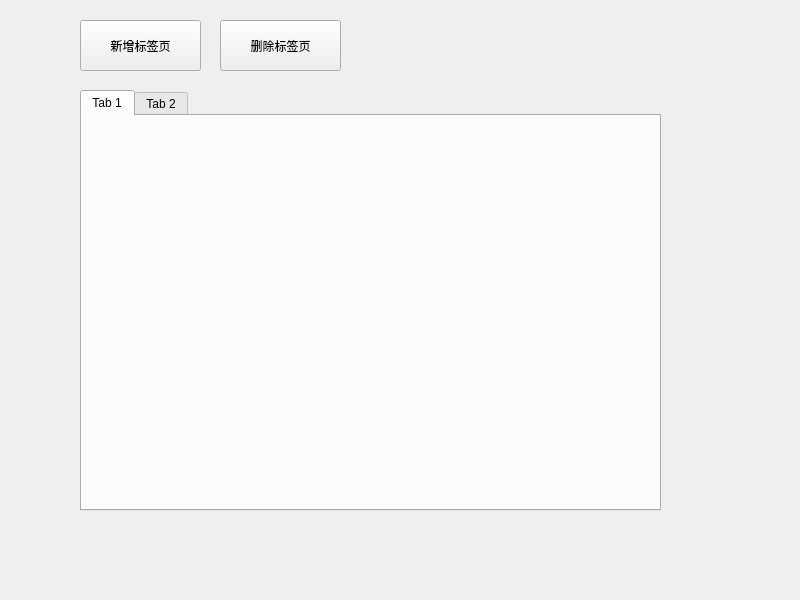
<?xml version="1.0" encoding="UTF-8"?>
<ui version="4.0">
 <class>Widget</class>
 <widget class="QWidget" name="Widget">
  <property name="geometry">
   <rect>
    <x>0</x>
    <y>0</y>
    <width>800</width>
    <height>600</height>
   </rect>
  </property>
  <property name="windowTitle">
   <string>Widget</string>
  </property>
  <widget class="QTabWidget" name="tabWidget">
   <property name="geometry">
    <rect>
     <x>80</x>
     <y>90</y>
     <width>581</width>
     <height>421</height>
    </rect>
   </property>
   <widget class="QWidget" name="tab">
    <attribute name="title">
     <string>Tab 1</string>
    </attribute>
   </widget>
   <widget class="QWidget" name="tab_2">
    <attribute name="title">
     <string>Tab 2</string>
    </attribute>
   </widget>
  </widget>
  <widget class="QPushButton" name="pushButton">
   <property name="geometry">
    <rect>
     <x>80</x>
     <y>20</y>
     <width>121</width>
     <height>51</height>
    </rect>
   </property>
   <property name="text">
    <string>新增标签页</string>
   </property>
  </widget>
  <widget class="QPushButton" name="pushButton_2">
   <property name="geometry">
    <rect>
     <x>220</x>
     <y>20</y>
     <width>121</width>
     <height>51</height>
    </rect>
   </property>
   <property name="text">
    <string>删除标签页</string>
   </property>
  </widget>
 </widget>
 <resources/>
 <connections/>
</ui>
